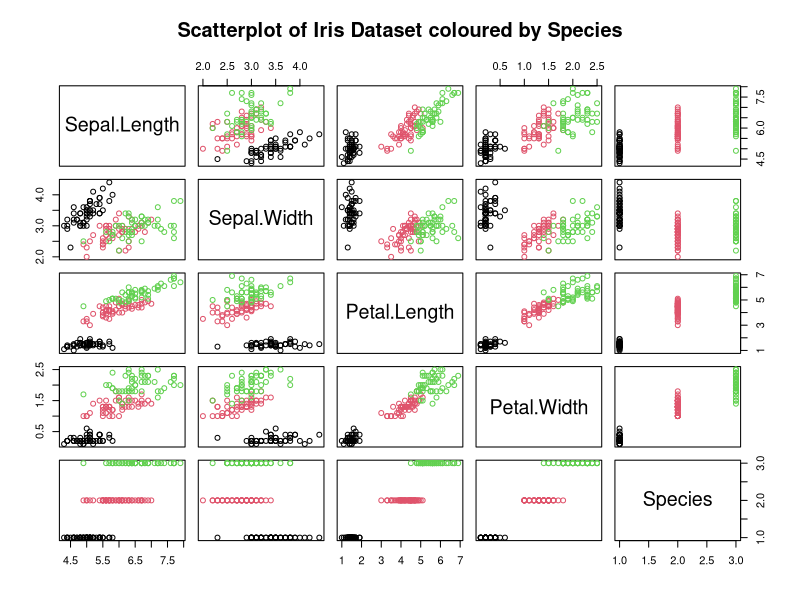

Here is the R script that generated this plot:
## ---- chunk 1
print(paste("Number of rows:", nrow(iris), " Number of columns:", length(iris)))
## ---- chunk 2
#| label: fig-iris
#| fig-cap: "scatterplot of the `iris` dataset"
plot(iris, col=iris$Species, main = "Scatterplot of Iris Dataset coloured by Species")
